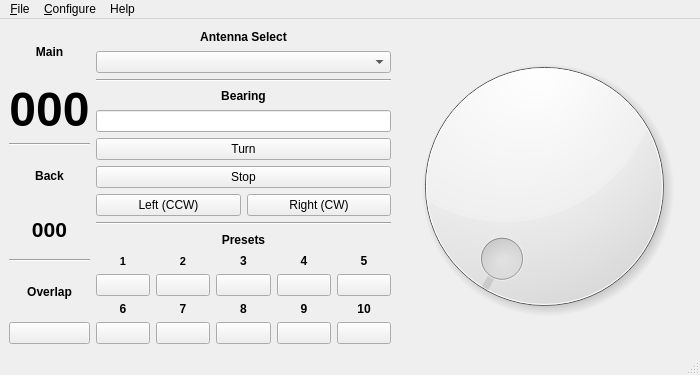
<?xml version="1.0" encoding="UTF-8"?>
<ui version="4.0">
 <class>RotatorMainWindow</class>
 <widget class="QMainWindow" name="RotatorMainWindow">
  <property name="geometry">
   <rect>
    <x>0</x>
    <y>0</y>
    <width>700</width>
    <height>375</height>
   </rect>
  </property>
  <property name="sizePolicy">
   <sizepolicy hsizetype="Preferred" vsizetype="Preferred">
    <horstretch>0</horstretch>
    <verstretch>0</verstretch>
   </sizepolicy>
  </property>
  <property name="minimumSize">
   <size>
    <width>700</width>
    <height>360</height>
   </size>
  </property>
  <property name="windowTitle">
   <string>Minos Rotator</string>
  </property>
  <widget class="QWidget" name="centralwidget">
   <layout class="QHBoxLayout" name="horizontalLayout_3">
    <item>
     <layout class="QVBoxLayout" name="verticalLayout">
      <item>
       <widget class="QLabel" name="Main">
        <property name="font">
         <font>
          <weight>75</weight>
          <bold>true</bold>
         </font>
        </property>
        <property name="text">
         <string>Main</string>
        </property>
        <property name="alignment">
         <set>Qt::AlignCenter</set>
        </property>
       </widget>
      </item>
      <item>
       <widget class="QLabel" name="bearingDisplay">
        <property name="font">
         <font>
          <pointsize>36</pointsize>
          <weight>75</weight>
          <bold>true</bold>
         </font>
        </property>
        <property name="text">
         <string>000</string>
        </property>
        <property name="alignment">
         <set>Qt::AlignCenter</set>
        </property>
       </widget>
      </item>
      <item>
       <widget class="Line" name="line_4">
        <property name="orientation">
         <enum>Qt::Horizontal</enum>
        </property>
       </widget>
      </item>
      <item>
       <widget class="QLabel" name="Back">
        <property name="font">
         <font>
          <weight>75</weight>
          <bold>true</bold>
         </font>
        </property>
        <property name="text">
         <string>Back</string>
        </property>
        <property name="alignment">
         <set>Qt::AlignCenter</set>
        </property>
       </widget>
      </item>
      <item>
       <widget class="QLabel" name="backBearingDisplay">
        <property name="font">
         <font>
          <pointsize>16</pointsize>
          <weight>75</weight>
          <bold>true</bold>
         </font>
        </property>
        <property name="text">
         <string>000</string>
        </property>
        <property name="alignment">
         <set>Qt::AlignCenter</set>
        </property>
       </widget>
      </item>
      <item>
       <widget class="Line" name="line_3">
        <property name="orientation">
         <enum>Qt::Horizontal</enum>
        </property>
       </widget>
      </item>
      <item>
       <widget class="QLabel" name="overlap">
        <property name="font">
         <font>
          <weight>75</weight>
          <bold>true</bold>
         </font>
        </property>
        <property name="text">
         <string>Overlap</string>
        </property>
        <property name="alignment">
         <set>Qt::AlignCenter</set>
        </property>
       </widget>
      </item>
      <item>
       <layout class="QHBoxLayout" name="horizontalLayout_2">
        <item>
         <widget class="OverLapWidget" name="overLapDisplay">
          <property name="minimumSize">
           <size>
            <width>75</width>
            <height>15</height>
           </size>
          </property>
          <property name="text">
           <string notr="true"/>
          </property>
         </widget>
        </item>
       </layout>
      </item>
     </layout>
    </item>
    <item>
     <layout class="QVBoxLayout" name="verticalLayout_2">
      <item>
       <widget class="QLabel" name="label_5">
        <property name="font">
         <font>
          <weight>75</weight>
          <bold>true</bold>
         </font>
        </property>
        <property name="text">
         <string>Antenna Select</string>
        </property>
        <property name="alignment">
         <set>Qt::AlignCenter</set>
        </property>
       </widget>
      </item>
      <item>
       <widget class="QComboBox" name="selectAntennaBox"/>
      </item>
      <item>
       <widget class="Line" name="line_2">
        <property name="orientation">
         <enum>Qt::Horizontal</enum>
        </property>
       </widget>
      </item>
      <item>
       <layout class="QVBoxLayout" name="verticalLayout_3"/>
      </item>
      <item>
       <widget class="QLabel" name="label_4">
        <property name="font">
         <font>
          <weight>75</weight>
          <bold>true</bold>
         </font>
        </property>
        <property name="text">
         <string>Bearing</string>
        </property>
        <property name="alignment">
         <set>Qt::AlignCenter</set>
        </property>
       </widget>
      </item>
      <item>
       <widget class="QLineEdit" name="bearingEdit"/>
      </item>
      <item>
       <widget class="QPushButton" name="turnButton">
        <property name="text">
         <string>Turn</string>
        </property>
       </widget>
      </item>
      <item>
       <widget class="QPushButton" name="stopButton">
        <property name="text">
         <string>Stop</string>
        </property>
       </widget>
      </item>
      <item>
       <layout class="QHBoxLayout" name="horizontalLayout">
        <item>
         <widget class="QPushButton" name="rot_left_button">
          <property name="text">
           <string>Left (CCW)</string>
          </property>
          <property name="checkable">
           <bool>true</bool>
          </property>
         </widget>
        </item>
        <item>
         <widget class="QPushButton" name="rot_right_button">
          <property name="text">
           <string>Right (CW)</string>
          </property>
          <property name="checkable">
           <bool>true</bool>
          </property>
         </widget>
        </item>
       </layout>
      </item>
      <item>
       <widget class="Line" name="line">
        <property name="orientation">
         <enum>Qt::Horizontal</enum>
        </property>
       </widget>
      </item>
      <item>
       <widget class="QLabel" name="label">
        <property name="font">
         <font>
          <weight>75</weight>
          <bold>true</bold>
         </font>
        </property>
        <property name="text">
         <string>Presets</string>
        </property>
        <property name="alignment">
         <set>Qt::AlignCenter</set>
        </property>
       </widget>
      </item>
      <item>
       <layout class="QGridLayout" name="gridLayout">
        <item row="1" column="2">
         <widget class="QPushButton" name="presetButton3">
          <property name="text">
           <string/>
          </property>
         </widget>
        </item>
        <item row="1" column="0">
         <widget class="QPushButton" name="presetButton1">
          <property name="text">
           <string/>
          </property>
         </widget>
        </item>
        <item row="1" column="3">
         <widget class="QPushButton" name="presetButton4">
          <property name="text">
           <string/>
          </property>
         </widget>
        </item>
        <item row="1" column="1">
         <widget class="QPushButton" name="presetButton2">
          <property name="text">
           <string/>
          </property>
         </widget>
        </item>
        <item row="3" column="0">
         <widget class="QPushButton" name="presetButton6">
          <property name="text">
           <string/>
          </property>
         </widget>
        </item>
        <item row="3" column="1">
         <widget class="QPushButton" name="presetButton7">
          <property name="text">
           <string/>
          </property>
         </widget>
        </item>
        <item row="3" column="3">
         <widget class="QPushButton" name="presetButton9">
          <property name="text">
           <string/>
          </property>
         </widget>
        </item>
        <item row="3" column="2">
         <widget class="QPushButton" name="presetButton8">
          <property name="text">
           <string/>
          </property>
         </widget>
        </item>
        <item row="3" column="4">
         <widget class="QPushButton" name="presetButton10">
          <property name="text">
           <string/>
          </property>
         </widget>
        </item>
        <item row="1" column="4">
         <widget class="QPushButton" name="presetButton5">
          <property name="text">
           <string/>
          </property>
         </widget>
        </item>
        <item row="0" column="0">
         <widget class="QLabel" name="label_2">
          <property name="font">
           <font>
            <pointsize>8</pointsize>
            <weight>75</weight>
            <bold>true</bold>
           </font>
          </property>
          <property name="layoutDirection">
           <enum>Qt::LeftToRight</enum>
          </property>
          <property name="text">
           <string>1</string>
          </property>
          <property name="alignment">
           <set>Qt::AlignCenter</set>
          </property>
         </widget>
        </item>
        <item row="0" column="1">
         <widget class="QLabel" name="label_3">
          <property name="font">
           <font>
            <pointsize>8</pointsize>
            <weight>75</weight>
            <bold>true</bold>
           </font>
          </property>
          <property name="layoutDirection">
           <enum>Qt::LeftToRight</enum>
          </property>
          <property name="text">
           <string>2</string>
          </property>
          <property name="alignment">
           <set>Qt::AlignCenter</set>
          </property>
         </widget>
        </item>
        <item row="0" column="2">
         <widget class="QLabel" name="label_6">
          <property name="font">
           <font>
            <weight>75</weight>
            <bold>true</bold>
           </font>
          </property>
          <property name="layoutDirection">
           <enum>Qt::LeftToRight</enum>
          </property>
          <property name="text">
           <string>3</string>
          </property>
          <property name="alignment">
           <set>Qt::AlignCenter</set>
          </property>
         </widget>
        </item>
        <item row="0" column="3">
         <widget class="QLabel" name="label_7">
          <property name="font">
           <font>
            <weight>75</weight>
            <bold>true</bold>
           </font>
          </property>
          <property name="layoutDirection">
           <enum>Qt::LeftToRight</enum>
          </property>
          <property name="text">
           <string>4</string>
          </property>
          <property name="alignment">
           <set>Qt::AlignCenter</set>
          </property>
         </widget>
        </item>
        <item row="0" column="4">
         <widget class="QLabel" name="label_8">
          <property name="font">
           <font>
            <weight>75</weight>
            <bold>true</bold>
           </font>
          </property>
          <property name="layoutDirection">
           <enum>Qt::LeftToRight</enum>
          </property>
          <property name="text">
           <string>5</string>
          </property>
          <property name="alignment">
           <set>Qt::AlignCenter</set>
          </property>
         </widget>
        </item>
        <item row="2" column="0">
         <widget class="QLabel" name="label_9">
          <property name="font">
           <font>
            <weight>75</weight>
            <bold>true</bold>
           </font>
          </property>
          <property name="layoutDirection">
           <enum>Qt::LeftToRight</enum>
          </property>
          <property name="text">
           <string>6</string>
          </property>
          <property name="alignment">
           <set>Qt::AlignCenter</set>
          </property>
         </widget>
        </item>
        <item row="2" column="1">
         <widget class="QLabel" name="label_10">
          <property name="font">
           <font>
            <weight>75</weight>
            <bold>true</bold>
           </font>
          </property>
          <property name="layoutDirection">
           <enum>Qt::LeftToRight</enum>
          </property>
          <property name="text">
           <string>7</string>
          </property>
          <property name="alignment">
           <set>Qt::AlignCenter</set>
          </property>
         </widget>
        </item>
        <item row="2" column="2">
         <widget class="QLabel" name="label_11">
          <property name="font">
           <font>
            <weight>75</weight>
            <bold>true</bold>
           </font>
          </property>
          <property name="layoutDirection">
           <enum>Qt::LeftToRight</enum>
          </property>
          <property name="text">
           <string>8</string>
          </property>
          <property name="alignment">
           <set>Qt::AlignCenter</set>
          </property>
         </widget>
        </item>
        <item row="2" column="3">
         <widget class="QLabel" name="label_12">
          <property name="font">
           <font>
            <weight>75</weight>
            <bold>true</bold>
           </font>
          </property>
          <property name="layoutDirection">
           <enum>Qt::LeftToRight</enum>
          </property>
          <property name="text">
           <string>9</string>
          </property>
          <property name="alignment">
           <set>Qt::AlignCenter</set>
          </property>
         </widget>
        </item>
        <item row="2" column="4">
         <widget class="QLabel" name="label_13">
          <property name="font">
           <font>
            <weight>75</weight>
            <bold>true</bold>
           </font>
          </property>
          <property name="layoutDirection">
           <enum>Qt::LeftToRight</enum>
          </property>
          <property name="text">
           <string>10</string>
          </property>
          <property name="alignment">
           <set>Qt::AlignCenter</set>
          </property>
         </widget>
        </item>
       </layout>
      </item>
     </layout>
    </item>
    <item>
     <widget class="MinosCompass" name="compassDial">
      <property name="sizePolicy">
       <sizepolicy hsizetype="Expanding" vsizetype="Expanding">
        <horstretch>0</horstretch>
        <verstretch>0</verstretch>
       </sizepolicy>
      </property>
      <property name="minimumSize">
       <size>
        <width>220</width>
        <height>220</height>
       </size>
      </property>
     </widget>
    </item>
   </layout>
  </widget>
  <widget class="QMenuBar" name="menubar">
   <property name="geometry">
    <rect>
     <x>0</x>
     <y>0</y>
     <width>700</width>
     <height>21</height>
    </rect>
   </property>
   <widget class="QMenu" name="menuFile">
    <property name="contextMenuPolicy">
     <enum>Qt::DefaultContextMenu</enum>
    </property>
    <property name="title">
     <string>&amp;File</string>
    </property>
    <addaction name="separator"/>
    <addaction name="actionAlways_On_Top"/>
    <addaction name="separator"/>
    <addaction name="actionExit"/>
   </widget>
   <widget class="QMenu" name="menu_Configure">
    <property name="contextMenuPolicy">
     <enum>Qt::DefaultContextMenu</enum>
    </property>
    <property name="title">
     <string>&amp;Configure</string>
    </property>
    <addaction name="actionEdit_Presets"/>
    <addaction name="actionSetup_Antennas"/>
    <addaction name="actionSkyScan"/>
    <addaction name="actionLog_Heading"/>
   </widget>
   <widget class="QMenu" name="menuHelp">
    <property name="contextMenuPolicy">
     <enum>Qt::DefaultContextMenu</enum>
    </property>
    <property name="title">
     <string>Help</string>
    </property>
    <addaction name="actionAbout"/>
   </widget>
   <addaction name="menuFile"/>
   <addaction name="menu_Configure"/>
   <addaction name="menuHelp"/>
  </widget>
  <widget class="QStatusBar" name="statusbar"/>
  <action name="actionAlways_On_Top">
   <property name="checkable">
    <bool>true</bool>
   </property>
   <property name="text">
    <string>Always On Top</string>
   </property>
  </action>
  <action name="actionExit">
   <property name="text">
    <string>Exit</string>
   </property>
  </action>
  <action name="actionEdit_Presets">
   <property name="text">
    <string>Edit Presets</string>
   </property>
  </action>
  <action name="actionSetup_Antennas">
   <property name="text">
    <string>Setup Antennas</string>
   </property>
  </action>
  <action name="actionSkyScan">
   <property name="text">
    <string>SkyScan</string>
   </property>
  </action>
  <action name="actionLog_Heading">
   <property name="text">
    <string>Log Heading</string>
   </property>
  </action>
  <action name="actionAbout">
   <property name="text">
    <string>About</string>
   </property>
  </action>
 </widget>
 <customwidgets>
  <customwidget>
   <class>MinosCompass</class>
   <extends>QDial</extends>
   <header>minoscompass.h</header>
  </customwidget>
  <customwidget>
   <class>OverLapWidget</class>
   <extends>QPushButton</extends>
   <header>overlapwidget.h</header>
  </customwidget>
 </customwidgets>
 <resources/>
 <connections/>
</ui>
